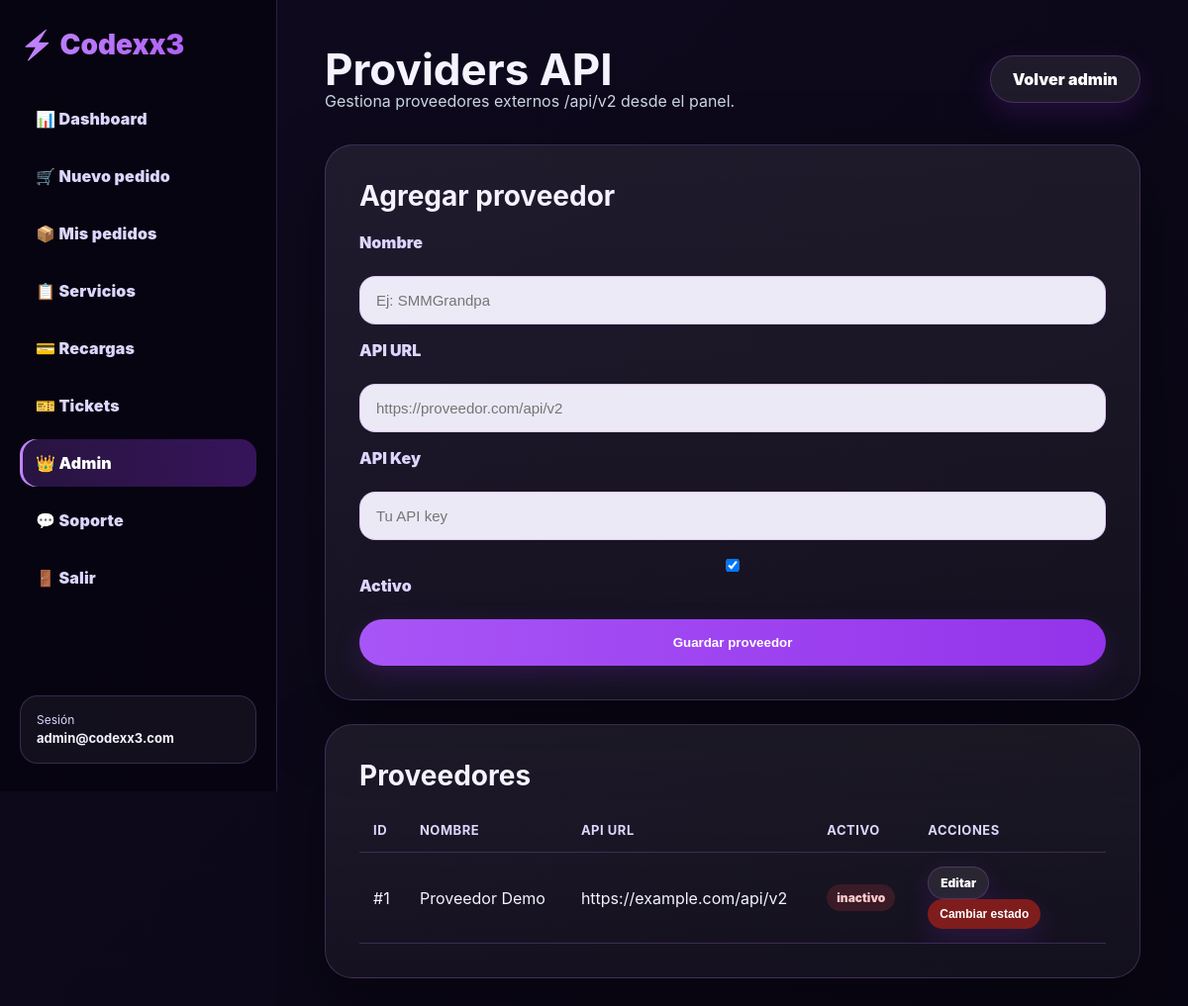
The page /admin_providers.php (signed in) on the database its author committed.
### tables this page shows
CREATE TABLE IF NOT EXISTS users (
  id INT UNSIGNED AUTO_INCREMENT PRIMARY KEY,
  email VARCHAR(190) NOT NULL UNIQUE,
  password VARCHAR(255) NOT NULL,
  balance DECIMAL(12,4) NOT NULL DEFAULT 0.0000,
  is_admin TINYINT(1) NOT NULL DEFAULT 0,
  status ENUM('active','blocked') NOT NULL DEFAULT 'active',
  created_at TIMESTAMP NOT NULL DEFAULT CURRENT_TIMESTAMP,
  updated_at TIMESTAMP NULL DEFAULT NULL ON UPDATE CURRENT_TIMESTAMP
);

CREATE TABLE IF NOT EXISTS providers (
  id INT UNSIGNED AUTO_INCREMENT PRIMARY KEY,
  name VARCHAR(120) NOT NULL,
  api_url VARCHAR(255) NOT NULL,
  api_key VARCHAR(255) NOT NULL,
  balance DECIMAL(12,4) NOT NULL DEFAULT 0.0000,
  active TINYINT(1) NOT NULL DEFAULT 1,
  created_at TIMESTAMP NOT NULL DEFAULT CURRENT_TIMESTAMP,
  updated_at TIMESTAMP NULL DEFAULT NULL ON UPDATE CURRENT_TIMESTAMP,
  INDEX idx_providers_active (active)
);

### app/config/database.php (called while the page is built, shortened)
<?php
class Database {
    private ?PDO $pdo = null;
    public function __construct() {
        $host = getenv('DB_HOST') ?: 'localhost';
        $port = getenv('DB_PORT') ?: '3306';
        $name = getenv('DB_NAME') ?: 'codexx3_smm';
        $user = getenv('DB_USER') ?: 'root';
        $pass = getenv('DB_PASS') ?: '';
        try {
            $dsn = "mysql:host={$host};port={$port};dbname={$name};charset=utf8mb4";
            $this->pdo = new PDO($dsn, $user, $pass, [
                PDO::ATTR_ERRMODE => PDO::ERRMODE_EXCEPTION,
                PDO::ATTR_DEFAULT_FETCH_MODE => PDO::FETCH_ASSOC,
                PDO::ATTR_EMULATE_PREPARES => false,
            ]);
        } catch (Throwable $e) {
            $this->log('DB connection error: '.$e->getMessage());
            http_response_code(500);
            exit('Error de conexión a base de datos.');
        }
    }
    public function query(string $sql, array $params = []): PDOStatement|false {
        try {
            $stmt = $this->pdo->prepare($sql);
            $stmt->execute($params);
            return $stmt;
        } catch (Throwable $e) {
            $this->log('Query error: '.$e->getMessage().' SQL: '.$sql);
            return false;
        }
    }
}

### public/admin_providers.php (the view, shortened to what this page needs)
<?php
require_once __DIR__.'/../app/config/database.php';
require_once __DIR__.'/../app/lib/helpers.php';
$db = new Database();
$user = current_user($db);
$providers = db_all($db, 'SELECT * FROM providers ORDER BY id DESC');
$editId = (int)($_GET['edit'] ?? 0);
$edit = $editId ? db_one($db, 'SELECT * FROM providers WHERE id=?', [$editId]) : [];
panel_header('Admin Providers','admin',$user);
?>
<div class="topbar"><div><h1>Providers API</h1><p class="muted">Gestiona proveedores externos /api/v2 desde el panel.</p></div><a class="btn secondary" href="/admin.php">Volver admin</a></div>
<section class="main-card form-card"><h2><?= $edit ? 'Editar proveedor' : 'Agregar proveedor' ?></h2><form method="post" class="stack-form"><input type="hidden" name="action" value="save_provider"><input type="hidden" name="id" value="<?= (int)($edit['id'] ?? 0) ?>"><label>Nombre</label><input name="name" value="<?= e($edit['name'] ?? '') ?>" placeholder="Ej: SMMGrandpa" required><label>API URL</label><input name="api_url" value="<?= e($edit['api_url'] ?? '') ?>" placeholder="https://proveedor.com/api/v2" required><label>API Key</label><input name="api_key" value="<?= e($edit['api_key'] ?? '') ?>" placeholder="Tu API key" required><label class="check-row"><input type="checkbox" name="active" <?= (($edit['active'] ?? 1)==1)?'checked':'' ?>> Activo</label><button class="btn primary" type="submit">Guardar proveedor</button></form></section>
<section class="main-card table-card"><h2>Proveedores</h2><div class="table-wrap"><table><thead><tr><th>ID</th><th>Nombre</th><th>API URL</th><th>Activo</th><th>Acciones</th></tr></thead><tbody><?php if(!$providers): ?><tr><td colspan="5" class="muted">No hay proveedores.</td></tr><?php endif; ?><?php foreach($providers as $p): ?><tr><td>#<?= (int)$p['id'] ?></td><td><?= e($p['name']) ?></td><td><?= e($p['api_url']) ?></td><td><span class="badge <?= ((int)$p['active']===1)?'completed':'failed' ?>"><?= ((int)$p['active']===1)?'activo':'inactivo' ?></span></td><td class="actions-cell"><a class="btn mini secondary" href="/admin_providers.php?edit=<?= (int)$p['id'] ?>">Editar</a><form method="post" class="inline-form"><input type="hidden" name="action" value="toggle_provider"><input type="hidden" name="id" value="<?= (int)$p['id'] ?>"><button class="btn mini danger" type="submit">Cambiar estado</button></form></td></tr><?php endforeach; ?></tbody></table></div></section><?php panel_footer(); ?>

### app/lib/helpers.php (shortened to what this page needs)
<?php
function e(mixed $value): string { return htmlspecialchars((string)$value, ENT_QUOTES, 'UTF-8'); }
function db_one(Database $db, string $sql, array $params = []): array {
    $stmt = $db->query($sql, $params);
    $row = $stmt->fetch();
    return is_array($row) ? $row : [];
}
function db_all(Database $db, string $sql, array $params = []): array {
    $stmt = $db->query($sql, $params);
    $rows = $stmt->fetchAll();
    return is_array($rows) ? $rows : [];
}
function current_user(Database $db): array {
    $id = (int)($_SESSION['user_id'] ?? 0);
    return db_one($db, 'SELECT id,email,balance,is_admin FROM users WHERE id=?', [$id]);
}
function panel_header(string $title, string $active, array $user = []): void {
    $isAdmin = (int)($user['is_admin'] ?? $_SESSION['is_admin'] ?? 0) === 1;
    $email = $user['email'] ?? '';
    ?>
    <!doctype html>
    <html lang="es">
    <head>
        <link rel="stylesheet" href="/assets/css/style.css">
    </head>
    <body>
    <div class="panel">
        <aside class="sidebar">
            <div class="side-logo">⚡ Codexx3</div>
            <a class="<?= $active==='dashboard'?'active':'' ?>" href="/dashboard.php">📊 Dashboard</a>
            <a class="<?= $active==='order'?'active':'' ?>" href="/order.php">🛒 Nuevo pedido</a>
            <a class="<?= $active==='orders'?'active':'' ?>" href="/orders.php">📦 Mis pedidos</a>
            <a class="<?= $active==='services'?'active':'' ?>" href="/services.php">📋 Servicios</a>
            <a class="<?= $active==='deposits'?'active':'' ?>" href="/deposits.php">💳 Recargas</a>
            <a class="<?= $active==='tickets'?'active':'' ?>" href="/tickets.php">🎫 Tickets</a>
            <?php if($isAdmin): ?><a class="<?= $active==='admin'?'active':'' ?>" href="/admin.php">👑 Admin</a><?php endif; ?>
            <a href="https://wa.me/50361605896" target="_blank" rel="noopener">💬 Soporte</a>
            <a href="/logout.php">🚪 Salir</a>
            <div class="side-user">
                <span>Sesión</span>
                <strong><?= e($email) ?></strong>
            </div>
        </aside>
        <main class="content">
    <?php
}
function panel_footer(): void {
    echo '</main></div></body></html>';
}

### public/assets/css/style.css (style rules this page uses)
:root { --bg:#0f0a1f;--bg2:#1c1235;--panel:#130d24;--primary:#a855f7;--primary2:#9333ea;--soft:#c084fc;--text:#f5f3ff;--muted:#ddd6fe;--line:rgba(192,132,252,.22);--glass:rgba(255,255,255,.065);--danger:#ef4444;--success:#22c55e;--shadow:0 24px 70px rgba(0,0,0,.38) }
* { margin:0;padding:0;box-sizing:border-box }
html { scroll-behavior:smooth }
body { font-family:Inter,Arial,sans-serif;background:radial-gradient(circle at 20% 0%,rgba(168,85,247,.28),transparent 32%),linear-gradient(135deg,#0f0a1f,#090613 70%);color:var(--text);min-height:100vh }
a { color:inherit }
.btn { display:inline-flex;align-items:center;justify-content:center;gap:8px;padding:13px 22px;border-radius:999px;text-decoration:none;color:white;border:0;cursor:pointer;font-weight:900;transition:.2s ease;white-space:nowrap;box-shadow:0 10px 28px rgba(147,51,234,.18) }
.btn.primary,.btn:not(.secondary):not(.outline):not(.danger) { background:linear-gradient(90deg,var(--primary),var(--primary2)) }
.btn.secondary { background:rgba(255,255,255,.08);border:1px solid var(--line) }
.btn.danger { background:#7f1d1d }
.btn.mini { padding:8px 12px;font-size:12px }
input,select,textarea { width:100%;padding:15px 16px;border-radius:16px;border:1px solid rgba(192,132,252,.32);background:rgba(245,243,255,.96);color:#12091f;outline:none;font-size:15px }
label { font-weight:900;color:var(--muted);margin-bottom:8px;display:block }
.stack-form { display:grid;gap:16px;margin-top:20px }
.panel { min-height:100vh;display:grid;grid-template-columns:280px 1fr;background:linear-gradient(135deg,#0f0a1f,#090613) }
.sidebar { background:rgba(7,4,16,.94);border-right:1px solid var(--line);padding:28px 20px;display:flex;flex-direction:column;gap:10px;position:sticky;top:0;height:100vh }
.side-logo { font-size:28px;font-weight:1000;margin-bottom:24px;background:linear-gradient(90deg,var(--soft),var(--primary));-webkit-background-clip:text;-webkit-text-fill-color:transparent }
.sidebar a { color:var(--muted);text-decoration:none;padding:14px 16px;border-radius:16px;display:block;font-weight:900;letter-spacing:.01em }
.sidebar a:hover,.sidebar a.active { background:linear-gradient(90deg,rgba(168,85,247,.20),rgba(147,51,234,.34));color:white;box-shadow:inset 3px 0 0 var(--soft) }
.side-user { margin-top:auto;padding:16px;border-radius:18px;background:rgba(255,255,255,.05);border:1px solid var(--line);overflow:hidden }
.side-user span { display:block;color:var(--muted);font-size:12px }
.side-user strong { font-size:13px;word-break:break-all }
.content { padding:48px;overflow:auto;max-width:1280px;width:100%;margin:0 auto }
.topbar { display:flex;justify-content:space-between;align-items:center;margin-bottom:34px;gap:18px }
.topbar h1 { font-size:44px;line-height:1 }
.muted { color:#cbd5e1 }
.main-card { background:linear-gradient(180deg,rgba(255,255,255,.075),rgba(255,255,255,.045));border:1px solid var(--line);border-radius:28px;padding:34px;margin-bottom:24px;box-shadow:var(--shadow) }
.main-card h2 { margin-bottom:10px;font-size:28px }
.table-wrap { overflow:auto;margin-top:16px }
table { width:100%;border-collapse:collapse;min-width:760px }
th,td { text-align:left;padding:14px;border-bottom:1px solid var(--line);vertical-align:middle }
th { color:var(--muted);font-size:13px;text-transform:uppercase;letter-spacing:.04em }
.badge { display:inline-flex;padding:6px 10px;border-radius:999px;background:rgba(255,255,255,.08);font-size:12px;font-weight:900 }
.badge.rejected,.badge.failed,.badge.canceled { color:#fecaca;background:rgba(239,68,68,.16) }
.inline-form { display:flex;gap:8px;flex-wrap:wrap }
.actions-cell { min-width:190px }
.form-card { max-width:900px }
.form-card .btn.primary { width:100%;padding:16px }

### rows shown on the page
users: email "admin@codexx3.com"
providers: id "1", name "Proveedor Demo", api_url "https://example.com/api/v2", active "inactivo"
